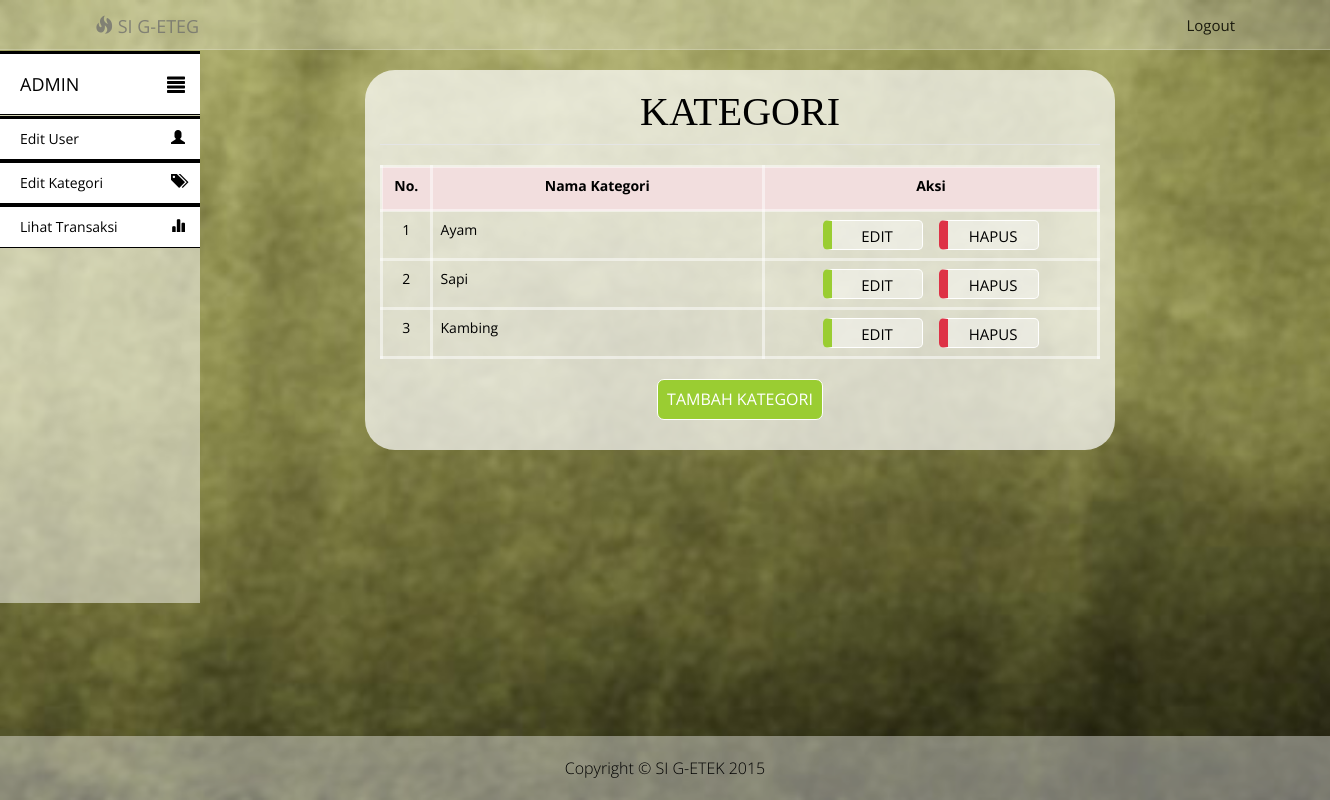
Page /kategori.php?id=1 on the committed database.
### tables this page shows
CREATE TABLE IF NOT EXISTS `kategori` (
  `id_kategori` int(11) NOT NULL AUTO_INCREMENT,
  `kategori` varchar(50) NOT NULL,
  PRIMARY KEY (`id_kategori`)
);

### kategori.php (the view, shortened to what this page needs)
<!DOCTYPE html>
<html lang="en">
<head>
    <link href="css/bootstrap.min.css" rel="stylesheet">
    <link href="css/admin.css" rel="stylesheet">
    <link href="font-awesome/css/font-awesome.min.css" rel="stylesheet" type="text/css">
</head>
<body>
    <nav id="siteNav" class="navbar navbar-default navbar-fixed-top" role="navigation">
        <div class="container">
            <a class="navbar-brand" href="Admin.php">
                <span class="glyphicon glyphicon-fire"></span>
                SI G-ETEG
            </a>
            <div class=" navbar-collapse" id="navbar">
                <ul class="nav navbar-nav navbar-right">
                    <li>
                        <a href="logout.php" style="float:right;">Logout</a>
                    </li>
                </ul>
            </div>
        </div>
    </nav>
    <div id="wrapper" class="active">
        <div id="sidebar-wrapper">
            <ul id="sidebar_menu" class="sidebar-nav">
                <li class="sidebar-brand"><a id="menu-toggle" href="Admin.php">ADMIN<span style="margin-right:-50px;" id="main_icon" class="glyphicon glyphicon-align-justify"></span></a></li>
            </ul>
            <ul class="sidebar-nav" id="sidebar">
                <li><a href="admin.php">Edit User<span style="margin-right:-50px;"  class="sub_icon glyphicon glyphicon-user"></span></a></li>
                <li><a href="editkategori.php">Edit Kategori<span style="margin-right:-50px;"  class="sub_icon glyphicon glyphicon-tags"></span></a></li>
                <li><a href="lihattrans.php">Lihat Transaksi<span style="margin-right:-50px;"  class="sub_icon glyphicon glyphicon-stats"></span></a></li>
            </ul>
        </div>
        <section class="intro">
            <div class="container">
                <div class="row">
                    <div class="col-md-2"></div>
                    <div class="col-md-8">
                        <div class="box">
                            <center>
                                <h1 style="margin-top:-10px;">KATEGORI</h1>
                                <legend></legend>
                                <table class="table table-bordered " style="border:3px solid white;">
                                    <thead style="border:3px solid white;">
                                        <tr id="bold" class="danger">
                                            <th style="width:50px;border:3px solid rgba(255,255,255,0.5);" class="text-center" ><label>No.</label></th>
                                            <th style="width:350px; border:3px solid rgba(255,255,255,0.5);"class="text-center" ><label>Nama Kategori</label></th>
                                            <th style="width:150px;border:3px solid rgba(255,255,255,0.5);" colspan="2"; class="text-center" ><label>Aksi</label></th>
                                        </tr>
                                    </thead>
                                    <tbody>
                                        <?php
                                            $q = mysql_query("SELECT * FROM kategori");
                                            while ($data = mysql_fetch_array($q)) {
                                                $idkat = $data['id_kategori'];
                                                echo "<tr>";
                                                echo "<td style=\"border:3px solid rgba(255,255,255,0.5);\"class=\"text-center\">".$data['id_kategori']."</td>";
                                                echo "<td style=\"padding-right:-87px; border:3px solid rgba(255,255,255,0.5);\">".$data['kategori']."</td>";
                                                echo "<td style=\"border:3px solid rgba(255,255,255,0.5); border-right:none;\" class=\"text-center\"><a href=\"?id=$idkat#popupedit\" style=\"font-size:15px; border-left:9px solid #9acd32; margin-left:50px;\" class=\"btn btn-primary btn-lg popup-linkdel\">EDIT</a></td>";
                                                echo "<td style=\"border:3px solid rgba(255,255,255,0.5); border-left:none;\" class=\"text-center\" ><a href=\"?id=$idkat#popupdelete\" style=\"font-size:15px; border-left:9px solid #de3246; margin-right:50px;\" class=\"btn btn-primary btn-lg popup-linkdel\">HAPUS</a></td>";
                                                echo "</tr>";
                                            }
                                        ?>
                                    </tbody>
                                </table>
                                <a href="#popuptambahkategori" class="btn btn-primary btn-lg" style=" background-color:yellowgreen;font-size:16px; padding:9px; border-radius:7px;">TAMBAH KATEGORI</a>
                            </center>
                        </div>
                    </div>
                </div>
            </div>
        </section>
    </div>
    <footer class="page-footer">
        <div class="container">
            <p>Copyright &copy; SI G-ETEK 2015</p>
        </div>
    </footer>
</body>
</html>

### css/admin.css (style rules this page uses)
html, body { width: 100%; height: 100%; font-family: 'Open Sans','Helvetica Neue',Arial,sans-serif; background: url('../images/satu.jpg') no-repeat center center fixed; -webkit-background-size: cover; -moz-background-size: cover; background-size: cover; -o-background-size: cover; }
a { color: yellowgreen; -webkit-transition: all .35s; -moz-transition: all .35s; transition: all .35s; }
p { font-size: 16px; line-height: 1.5; }
.intro { color: #fff; padding: 70px 0; text-align: center; }
.page-footer { text-align: center; bottom: 0; position: fixed; width: 100%; background: rgba(255,255,255,0.4); padding: 20px 0 10px; font-weight: 300; left:0; }
.navbar-default { border-color: rgba(34,34,34,.05); background-color: #fff; opacity: 0.8; -webkit-transition: all .35s; -moz-transition: all .35s; transition: all .35s; font-size: 15px; height: 35px; }
.navbar-default .nav > li>a, .navbar-default .nav>li>a:focus { color: black; }
@media (min-width:768px) { .navbar-default { border-color: rgba(255,255,255,.3); background-color: rgba(255,255,255,0.3);; } }
@media (min-width:768px) { .navbar-default .nav > li>a, .navbar-default .nav>li>a:focus { color: black; } }
.btn-primary { border-color: #fff; color: #fff; background-color: yellowgreen; -webkit-transition: all .35s; -moz-transition: all .35s; transition: all .35s; }
.btn { border-radius: 5px; text-transform: uppercase; }
.btn-lg { padding: 5px 10px; }
legend { text-align: left; }
tr { text-align: left; }
.box { margin-bottom: 0px; padding: 30px 15px; background: #fff; background: rgba(255,255,255,0.7); border-radius: 30px; }
h1 { font-size: 40px; font-family: georgia; font-weight: bold; color: black; }
div.box h1 { font-family: serif; font-weight: normal; }
div { color: black; }
#wrapper { padding-left: 10px; transition: all .4s ease 0s; }
#sidebar-wrapper { top: 51px; margin-left: -150px; left: 10px; width: 200px; background: rgba(255,255,255,0.5); position: fixed; height: 552px; z-index: 10000; transition: all .4s ease 0s; }
.sidebar-nav { display: block; float: left; width: 200px; list-style: none; margin: 0; padding: 0; }
#wrapper.active { padding-left: 150px; }
#wrapper.active #sidebar-wrapper { left: 150px; }
#sidebar_menu li a, .sidebar-nav li a { color: black; display: block; float: left; text-decoration: none; width: 200px; background: white; border-top: 3px solid black; border-bottom: 1px solid black; -webkit-transition: background .5s; -moz-transition: background .5s; -o-transition: background .5s; -ms-transition: background .5s; transition: background .5s; }
.sidebar-nav li { line-height: 40px; text-indent: 20px; }
.sidebar-nav li a { color: black; display: block; text-decoration: none; }
.sidebar-nav > .sidebar-brand { height: 65px; line-height: 60px; font-size: 18px; }
.sidebar-nav > .sidebar-brand a { color: #999999; }
#main_icon { float:right; padding-right: 65px; padding-top:20px; }
.sub_icon { float:right; padding-right: 65px; padding-top:10px; }

### kategori.php (style rules this page uses)
a.popup-linkdel { text-align: center; margin:auto; position: relative; height: 30px; width: 100px; color: #000; text-decoration: none; background: rgba(255,255,255,0.4); border-left: 10px solid #de3246; display: block; }

### rows in the picture
kategori: id_kategori "1", kategori "Ayam"
kategori: id_kategori "2", kategori "Sapi"
kategori: id_kategori "3", kategori "Kambing"
